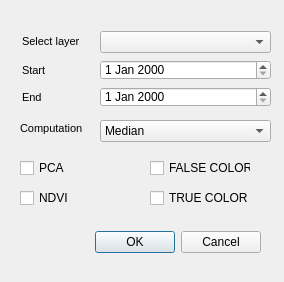
<?xml version="1.0" encoding="UTF-8"?>
<ui version="4.0">
 <class>addgeelayersDialogBase</class>
 <widget class="QDialog" name="addgeelayersDialogBase">
  <property name="geometry">
   <rect>
    <x>0</x>
    <y>0</y>
    <width>284</width>
    <height>282</height>
   </rect>
  </property>
  <property name="windowTitle">
   <string>addgeelayers</string>
  </property>
  <property name="styleSheet">
   <string notr="true"/>
  </property>
  <widget class="QDialogButtonBox" name="button_box">
   <property name="geometry">
    <rect>
     <x>20</x>
     <y>230</y>
     <width>241</width>
     <height>25</height>
    </rect>
   </property>
   <property name="orientation">
    <enum>Qt::Horizontal</enum>
   </property>
   <property name="standardButtons">
    <set>QDialogButtonBox::Cancel|QDialogButtonBox::Ok</set>
   </property>
  </widget>
  <widget class="QCheckBox" name="CheckFCA">
   <property name="enabled">
    <bool>true</bool>
   </property>
   <property name="geometry">
    <rect>
     <x>150</x>
     <y>160</y>
     <width>101</width>
     <height>16</height>
    </rect>
   </property>
   <property name="text">
    <string>FALSE COLOR</string>
   </property>
  </widget>
  <widget class="QCheckBox" name="CheckBTC">
   <property name="geometry">
    <rect>
     <x>150</x>
     <y>190</y>
     <width>111</width>
     <height>16</height>
    </rect>
   </property>
   <property name="text">
    <string>TRUE COLOR</string>
   </property>
  </widget>
  <widget class="QCheckBox" name="CheckBPCA">
   <property name="geometry">
    <rect>
     <x>20</x>
     <y>160</y>
     <width>81</width>
     <height>16</height>
    </rect>
   </property>
   <property name="text">
    <string>PCA</string>
   </property>
  </widget>
  <widget class="QCheckBox" name="CheckBNDVI">
   <property name="geometry">
    <rect>
     <x>20</x>
     <y>190</y>
     <width>51</width>
     <height>16</height>
    </rect>
   </property>
   <property name="text">
    <string>NDVI</string>
   </property>
  </widget>
  <widget class="QComboBox" name="cmbComputation">
   <property name="geometry">
    <rect>
     <x>100</x>
     <y>120</y>
     <width>171</width>
     <height>22</height>
    </rect>
   </property>
   <item>
    <property name="text">
     <string>Median</string>
    </property>
   </item>
   <item>
    <property name="text">
     <string>Most recent</string>
    </property>
   </item>
   <item>
    <property name="text">
     <string>Max NDVI</string>
    </property>
   </item>
  </widget>
  <widget class="QLabel" name="computationLabel">
   <property name="geometry">
    <rect>
     <x>20</x>
     <y>120</y>
     <width>71</width>
     <height>16</height>
    </rect>
   </property>
   <property name="font">
    <font>
     <pointsize>8</pointsize>
    </font>
   </property>
   <property name="text">
    <string>Computation</string>
   </property>
  </widget>
  <widget class="QLabel" name="selectLayerLabel">
   <property name="geometry">
    <rect>
     <x>22</x>
     <y>31</y>
     <width>71</width>
     <height>21</height>
    </rect>
   </property>
   <property name="font">
    <font>
     <pointsize>8</pointsize>
    </font>
   </property>
   <property name="text">
    <string>Select layer</string>
   </property>
  </widget>
  <widget class="QLabel" name="startLabel">
   <property name="geometry">
    <rect>
     <x>22</x>
     <y>60</y>
     <width>41</width>
     <height>20</height>
    </rect>
   </property>
   <property name="font">
    <font>
     <pointsize>8</pointsize>
    </font>
   </property>
   <property name="text">
    <string>Start</string>
   </property>
  </widget>
  <widget class="QLabel" name="endLabel">
   <property name="geometry">
    <rect>
     <x>22</x>
     <y>87</y>
     <width>41</width>
     <height>20</height>
    </rect>
   </property>
   <property name="font">
    <font>
     <pointsize>8</pointsize>
    </font>
   </property>
   <property name="text">
    <string>End</string>
   </property>
  </widget>
  <widget class="QDateEdit" name="endDateEdit">
   <property name="geometry">
    <rect>
     <x>100</x>
     <y>87</y>
     <width>171</width>
     <height>20</height>
    </rect>
   </property>
  </widget>
  <widget class="QComboBox" name="CBselectLayer">
   <property name="geometry">
    <rect>
     <x>100</x>
     <y>31</y>
     <width>171</width>
     <height>22</height>
    </rect>
   </property>
  </widget>
  <widget class="QDateEdit" name="startDateEdit">
   <property name="geometry">
    <rect>
     <x>100</x>
     <y>60</y>
     <width>171</width>
     <height>20</height>
    </rect>
   </property>
  </widget>
 </widget>
 <resources/>
 <connections>
  <connection>
   <sender>button_box</sender>
   <signal>accepted()</signal>
   <receiver>addgeelayersDialogBase</receiver>
   <slot>accept()</slot>
   <hints>
    <hint type="sourcelabel">
     <x>20</x>
     <y>20</y>
    </hint>
    <hint type="destinationlabel">
     <x>20</x>
     <y>20</y>
    </hint>
   </hints>
  </connection>
  <connection>
   <sender>button_box</sender>
   <signal>rejected()</signal>
   <receiver>addgeelayersDialogBase</receiver>
   <slot>reject()</slot>
   <hints>
    <hint type="sourcelabel">
     <x>20</x>
     <y>20</y>
    </hint>
    <hint type="destinationlabel">
     <x>20</x>
     <y>20</y>
    </hint>
   </hints>
  </connection>
 </connections>
</ui>
